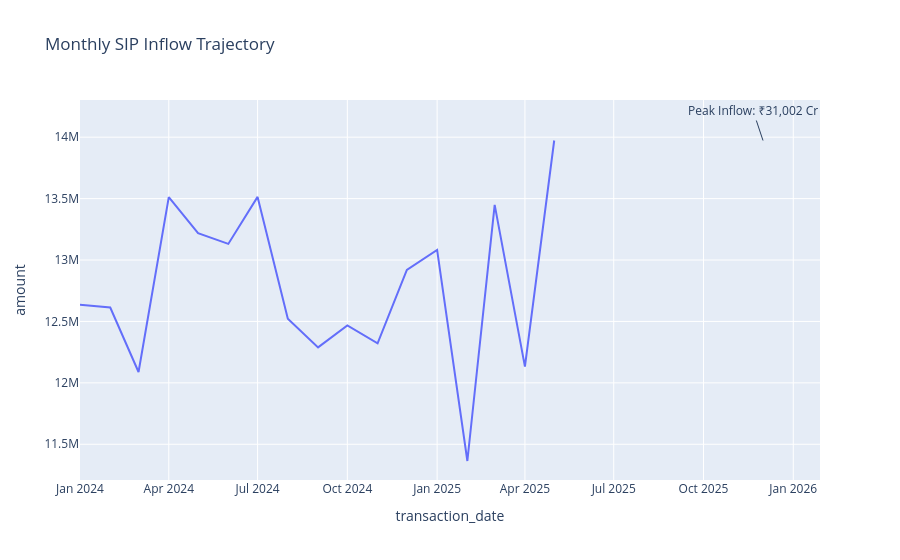

Notebook code for this chart:
### Code cell
df_tx = pd.read_sql_query("SELECT transaction_date, amount FROM fact_transactions WHERE transaction_type='SIP'", conn)
df_tx["transaction_date"] = pd.to_datetime(df_tx["transaction_date"])

df_monthly = df_tx.groupby(df_tx["transaction_date"].dt.to_period("M"))["amount"].sum().reset_index()
df_monthly["transaction_date"] = df_monthly["transaction_date"].dt.to_timestamp()

fig_sip = px.line(df_monthly, x="transaction_date", y="amount", title="Monthly SIP Inflow Trajectory")
fig_sip.add_annotation(x="2025-12-01", y=df_monthly["amount"].max(), text="Peak Inflow: ₹31,002 Cr", showarrow=True)
fig_sip.show()

conn.close()

### Figure 1 — Plotly figure (JSON) as saved in the notebook; plotly's stock layout.template omitted (floating-point values rounded to 4 significant figures)
{"data": [{"hovertemplate": "transaction_date=%{x}<br>amount=%{y}<extra></extra>", "legendgroup": "", "line": {"color": "#636efa", "dash": "solid"}, "marker": {"symbol": "circle"}, "mode": "lines", "name": "", "orientation": "v", "showlegend": false, "type": "scatter", "x": ["2024-01-01T00:00:00.000000", "2024-02-01T00:00:00.000000", "2024-03-01T00:00:00.000000", "2024-04-01T00:00:00.000000", "2024-05-01T00:00:00.000000", "2024-06-01T00:00:00.000000", "2024-07-01T00:00:00.000000", "2024-08-01T00:00:00.000000", "2024-09-01T00:00:00.000000", "2024-10-01T00:00:00.000000", "2024-11-01T00:00:00.000000", "2024-12-01T00:00:00.000000", "2025-01-01T00:00:00.000000", "2025-02-01T00:00:00.000000", "2025-03-01T00:00:00.000000", "2025-04-01T00:00:00.000000", "2025-05-01T00:00:00.000000"], "xaxis": "x", "y": [12635349, 12613376, 12088413, 13512385, 13218606, 13131150, 13513884, 12521433, 12288778, 12467875, 12321673, 12920130, 13082145, 11363922, 13449360, 12132001, 13973011], "yaxis": "y"}], "layout": {"annotations": [{"showarrow": true, "text": "Peak Inflow: ₹31,002 Cr", "x": "2025-12-01", "y": 13973011}], "legend": {"tracegroupgap": 0}, "title": {"text": "Monthly SIP Inflow Trajectory"}, "xaxis": {"anchor": "y", "domain": [0, 1], "title": {"text": "transaction_date"}}, "yaxis": {"anchor": "x", "domain": [0, 1], "title": {"text": "amount"}}}}
